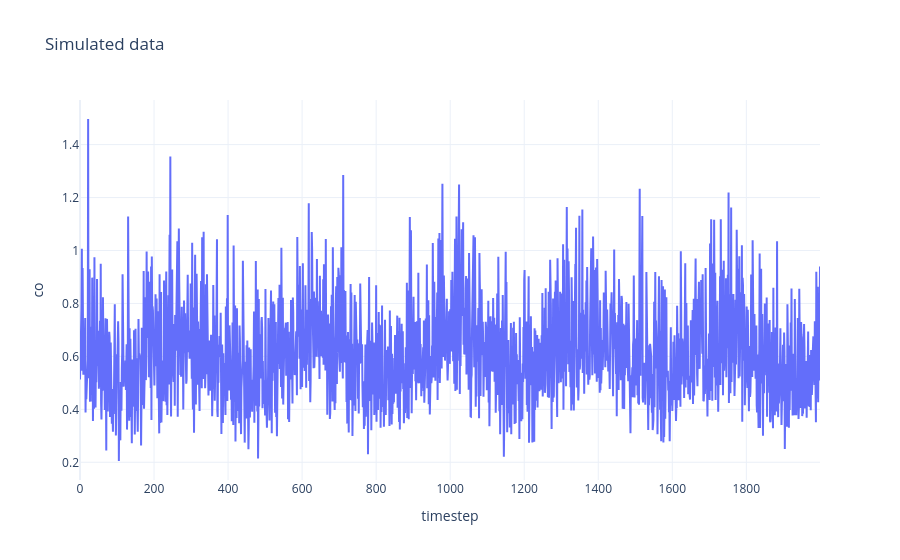

Notebook source saved alongside this figure:
### Code cell
t= torch.arange(len(co_data[0]))
plot_curve(t, co_data[0,:2000],
           xlabel="timestep",
           ylabel="co")

### Figure 1 — Plotly figure (JSON) as saved in the notebook; plotly's stock layout.template omitted (floating-point values rounded to 4 significant figures; data arrays with more than 128 entries replaced by an {"elided": "..."} marker saying what was removed)
{"data": [{"mode": "lines", "type": "scatter", "x": {"elided": "10000 int values"}, "y": {"elided": "2000 float values"}}], "layout": {"title": {"text": "Simulated data"}, "xaxis": {"title": {"text": "timestep"}}, "yaxis": {"title": {"text": "co"}}}}
